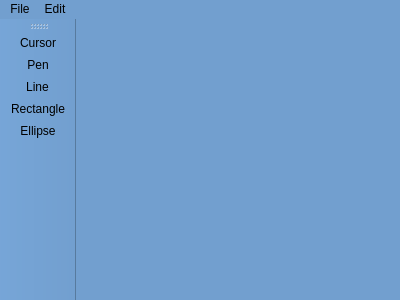
<?xml version="1.0" encoding="UTF-8"?>
<ui version="4.0">
 <class>MainWindow</class>
 <widget class="QMainWindow" name="MainWindow">
  <property name="geometry">
   <rect>
    <x>0</x>
    <y>0</y>
    <width>400</width>
    <height>300</height>
   </rect>
  </property>
  <property name="windowTitle">
   <string>MainWindow</string>
  </property>
  <property name="styleSheet">
   <string notr="true">#MainWindow
{
	background-color:rgb(114, 159, 207)
}
#menuBar
{
	background-color:rgb(114, 159, 207)
}
#mainToolBar
{
	background-color:rgb(114, 159, 207)
}</string>
  </property>
  <widget class="QWidget" name="centralWidget">
   <layout class="QGridLayout" name="gridLayout">
    <item row="0" column="0">
     <widget class="Canvas" name="draw_area" native="true">
      <property name="layoutDirection">
       <enum>Qt::LeftToRight</enum>
      </property>
     </widget>
    </item>
   </layout>
  </widget>
  <widget class="QMenuBar" name="menuBar">
   <property name="geometry">
    <rect>
     <x>0</x>
     <y>0</y>
     <width>400</width>
     <height>25</height>
    </rect>
   </property>
   <widget class="QMenu" name="menuFile">
    <property name="title">
     <string>File</string>
    </property>
    <addaction name="actionOpen"/>
    <addaction name="actionSave_as"/>
   </widget>
   <widget class="QMenu" name="menuEdit">
    <property name="title">
     <string>Edit</string>
    </property>
    <addaction name="actionPen_Width"/>
    <addaction name="actionPen_Color"/>
    <addaction name="actionClear"/>
   </widget>
   <addaction name="menuFile"/>
   <addaction name="menuEdit"/>
  </widget>
  <widget class="QToolBar" name="mainToolBar">
   <property name="layoutDirection">
    <enum>Qt::RightToLeft</enum>
   </property>
   <attribute name="toolBarArea">
    <enum>LeftToolBarArea</enum>
   </attribute>
   <attribute name="toolBarBreak">
    <bool>false</bool>
   </attribute>
   <addaction name="actionCursor"/>
   <addaction name="actionPen"/>
   <addaction name="actionLine"/>
   <addaction name="actionRectangle"/>
   <addaction name="actionEllipse"/>
  </widget>
  <action name="actionCursor">
   <property name="checkable">
    <bool>true</bool>
   </property>
   <property name="icon">
    <iconset resource="icons.qrc">
     <normaloff>:/icons/cursor.png</normaloff>:/icons/cursor.png</iconset>
   </property>
   <property name="text">
    <string>Cursor</string>
   </property>
   <property name="toolTip">
    <string>Cursor</string>
   </property>
  </action>
  <action name="actionPen">
   <property name="checkable">
    <bool>true</bool>
   </property>
   <property name="icon">
    <iconset resource="icons.qrc">
     <normaloff>:/icons/pen.png</normaloff>:/icons/pen.png</iconset>
   </property>
   <property name="text">
    <string>Pen</string>
   </property>
   <property name="toolTip">
    <string>Pen</string>
   </property>
  </action>
  <action name="actionLine">
   <property name="checkable">
    <bool>true</bool>
   </property>
   <property name="icon">
    <iconset>
     <normalon>:/icons/vector-diagonal-line-with-box-edges.png</normalon>
    </iconset>
   </property>
   <property name="text">
    <string>Line</string>
   </property>
   <property name="toolTip">
    <string>line</string>
   </property>
  </action>
  <action name="actionRectangle">
   <property name="checkable">
    <bool>true</bool>
   </property>
   <property name="icon">
    <iconset resource="icons.qrc">
     <normaloff>:/icons/rectangle.png</normaloff>:/icons/rectangle.png</iconset>
   </property>
   <property name="text">
    <string>Rectangle</string>
   </property>
   <property name="toolTip">
    <string>rectangle</string>
   </property>
  </action>
  <action name="actionEllipse">
   <property name="checkable">
    <bool>true</bool>
   </property>
   <property name="icon">
    <iconset resource="icons.qrc">
     <normaloff>:/icons/ellipse.png</normaloff>:/icons/ellipse.png</iconset>
   </property>
   <property name="text">
    <string>Ellipse</string>
   </property>
   <property name="toolTip">
    <string>ellipse</string>
   </property>
  </action>
  <action name="actionOpen">
   <property name="text">
    <string>Open</string>
   </property>
  </action>
  <action name="actionSave_as">
   <property name="text">
    <string>Save as</string>
   </property>
  </action>
  <action name="actionPen_Width">
   <property name="text">
    <string>Pen Width</string>
   </property>
  </action>
  <action name="actionPen_Color">
   <property name="text">
    <string>Pen Color</string>
   </property>
  </action>
  <action name="actionClear">
   <property name="text">
    <string>Clear</string>
   </property>
  </action>
 </widget>
 <layoutdefault spacing="6" margin="11"/>
 <customwidgets>
  <customwidget>
   <class>Canvas</class>
   <extends>QWidget</extends>
   <header>canvas.h</header>
   <container>1</container>
  </customwidget>
 </customwidgets>
 <resources>
  <include location="icons.qrc"/>
 </resources>
 <connections/>
</ui>
